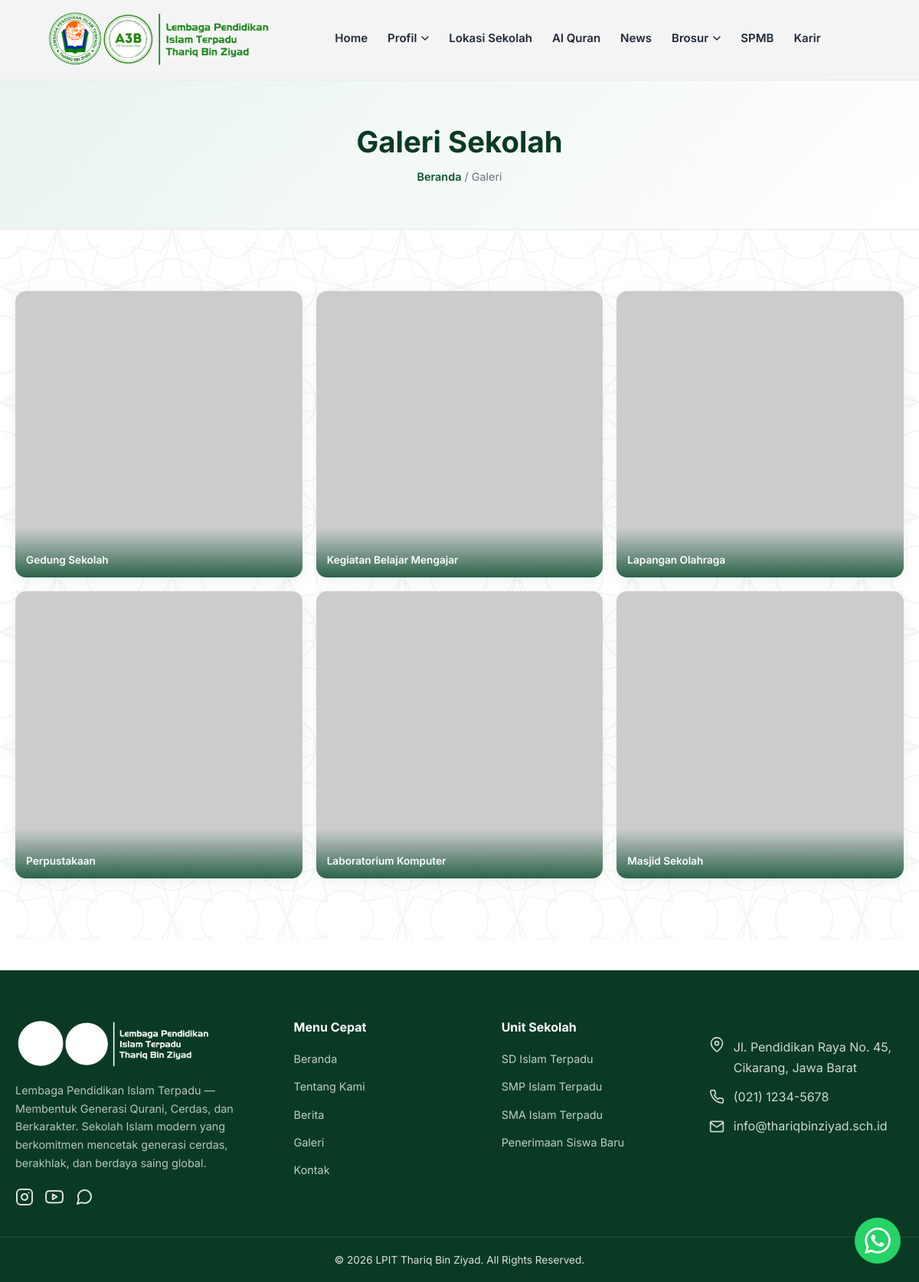
/frontend/pages/galeri.php, run on the app's committed database.
### tables this page shows
CREATE TABLE IF NOT EXISTS `gallery` (
    `id` INT AUTO_INCREMENT PRIMARY KEY,
    `title` VARCHAR(255) NOT NULL,
    `image` VARCHAR(255) NOT NULL,
    `description` VARCHAR(255) DEFAULT NULL,
    `created_at` TIMESTAMP DEFAULT CURRENT_TIMESTAMP
);

### backend/helpers/functions.php (called while the page is built, shortened)
<?php
function esc($string) {
    return htmlspecialchars($string ?? '', ENT_QUOTES, 'UTF-8');
}

### frontend/pages/galeri.php (the view, shortened to what this page needs)
<?php
require_once __DIR__ . '/../../backend/config/database.php';
require_once __DIR__ . '/../../backend/helpers/functions.php';
$stmt = $pdo->query("SELECT * FROM gallery ORDER BY created_at DESC");
$photos = $stmt->fetchAll();
require_once __DIR__ . '/../components/header.php';
?>
<section class="page-header">
    <div class="container">
        <h1>Galeri Sekolah</h1>
        <p class="breadcrumb"><a href="index.php">Beranda</a> / Galeri</p>
    </div>
</section>
<section class="section">
    <div class="container">
        <?php if (count($photos) > 0): ?>
        <div class="gallery-grid">
            <?php foreach ($photos as $photo): ?>
            <a href="galeri-detail.php?id=<?php echo (int)$photo['id']; ?>" class="gallery-item">
                <img src="<?php echo esc($photo['image']); ?>" alt="<?php echo esc($photo['title']); ?>" loading="lazy">
                <span class="gallery-caption"><?php echo esc($photo['title']); ?></span>
            </a>
            <?php endforeach; ?>
        </div>
        <?php else: ?>
        <p style="text-align:center; color: var(--muted);">Belum ada foto galeri.</p>
        <?php endif; ?>
    </div>
</section>
<?php require_once __DIR__ . '/../components/footer.php'; ?>

### frontend/assets/css/style.css (style rules this page uses)
:root { --primary: #0f5132; --primary-dark: #0a3a24; --primary-light: #e8f3ee; --secondary: #d4af37; --secondary-dark: #b8932c; --background: #ffffff; --surface: #f7f9f8; --text: #1f2937; --muted: #6b7280; --border: #e5e7eb; --radius: 14px; --shadow: 0 4px 18px rgba(15, 81, 50, 0.08); --shadow-lg: 0 12px 32px rgba(15, 81, 50, 0.14); --max-width: 1200px; }
* { box-sizing: border-box; margin: 0; padding: 0; }
html { scroll-behavior: smooth; }
body { font-family: 'Inter', 'Segoe UI', system-ui, -apple-system, Roboto, Helvetica, Arial, sans-serif; color: var(--text); background: var(--background); line-height: 1.65; overflow-x: hidden; }
img { max-width: 100%; display: block; }
a { text-decoration: none; color: inherit; }
.container { max-width: var(--max-width); margin: 0 auto; padding: 0 20px; }
h1, h2, h3, h4 { line-height: 1.25; font-weight: 700; color: var(--primary-dark); }
.section { padding: 80px 0; background-image: url('../images/ornament.svg'); background-size: 150px; background-attachment: fixed; }
.gallery-grid { display: grid; grid-template-columns: repeat(3, 1fr); gap: 18px; }
.gallery-item { position: relative; border-radius: var(--radius); overflow: hidden; box-shadow: var(--shadow); cursor: pointer; }
.gallery-item img { width: 100%; aspect-ratio: 1/1; object-fit: cover; transition: transform 0.3s ease; }
.gallery-caption { position: absolute; bottom: 0; left: 0; right: 0; background: linear-gradient(transparent, rgba(15,81,50,0.85)); color: #fff; padding: 30px 14px 12px; font-size: 0.85rem; font-weight: 600; }
.page-header { background: linear-gradient(135deg, var(--primary-light), #ffffff); padding: 56px 0; text-align: center; border-bottom: 1px solid var(--border); }
.page-header h1 { font-size: clamp(1.7rem, 3.5vw, 2.4rem); margin-bottom: 10px; }
.breadcrumb { color: var(--muted); font-size: 0.9rem; }
.breadcrumb a { color: var(--primary); font-weight: 600; }

### data on the page
gallery: title "Gedung Sekolah"
gallery: title "Kegiatan Belajar Mengajar"
gallery: title "Lapangan Olahraga"
gallery: title "Perpustakaan"
gallery: title "Laboratorium Komputer"
gallery: title "Masjid Sekolah"

### other printed values
$item "Home"
$item['label'] "Profil"
$item "Lokasi Sekolah"
$item "Al Quran"
$item "News"
$item['label'] "Brosur"
$item "SPMB"
$item "Karir"
SITE_TAGLINE "Lembaga Pendidikan Islam Terpadu — Membentuk Generasi Qurani, Cerdas, dan Berkarakter"
SITE_ADDRESS "Jl. Pendidikan Raya No. 45, Cikarang, Jawa Barat"
SITE_PHONE "(021) 1234-5678"
SITE_EMAIL "info@thariqbinziyad.sch.id"
SITE_NAME "LPIT Thariq Bin Ziyad"
